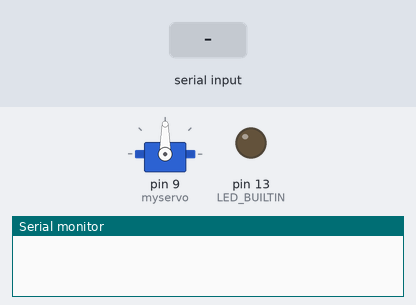
Recording of a sketch running on a simulated Arduino Uno, built with avr-gcc and run on an emulated ATmega328P. Parts: servo, output pins drawn as LEDs (lit = HIGH), the last lines printed to the serial monitor. Inputs (shaded band) come from the test bench.

Above: at 1.2 s.
1.3 s: "1" received over Serial
At 2.45 s:
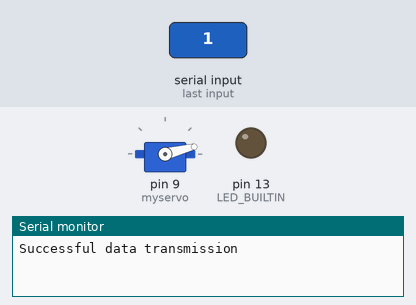
4.3 s: "90,45\n" received over Serial
At 4.56 s:
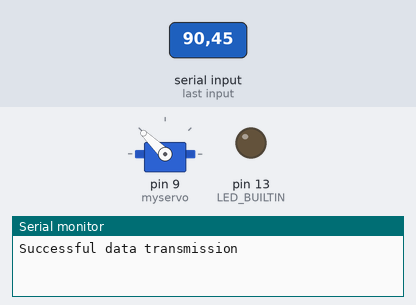
At 7.2 s:
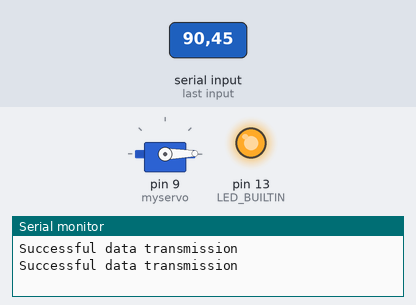
7.3 s: "30,150\n" received over Serial
10.3 s: "5\n" received over Serial
Timing chart, 0 to 14.3 s (numbered marks = the images above; inputs shaded):
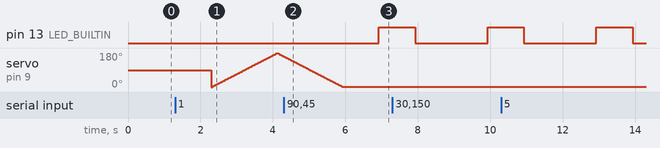

The sketch:

control_servo.ino
```cpp
#include <Servo.h>

Servo myservo;
int pos = 0;
String dataFromPython;

void setup()
{
    pinMode(LED_BUILTIN, OUTPUT);
    myservo.attach(9);
    Serial.begin(9600);
   // myservo.write(0);
}

void servo_move(String data)
{
    if(data == "1")
    {

        for(pos = 0; pos < 180; pos += 1)
        {
            myservo.write(pos);
            delay(10);
        }
        for(pos = 180; pos>=1; pos-=1)
        {
            myservo.write(pos);
            delay(10);
        }
    }
    else
    {
        digitalWrite(LED_BUILTIN, HIGH);
        delay(1000);
        digitalWrite(LED_BUILTIN, LOW);
        delay(1000);
    }

}

void loop()
{
    while(Serial.available() > 0)
    {
        dataFromPython = Serial.readString().toInt();
        Serial.write("Successful data transmission \n");
        servo_move(dataFromPython);
    }
}
```

Measured:
- after the input at 4.3 s, pin 13 (LED_BUILTIN): LOW → HIGH after 2.6 s
